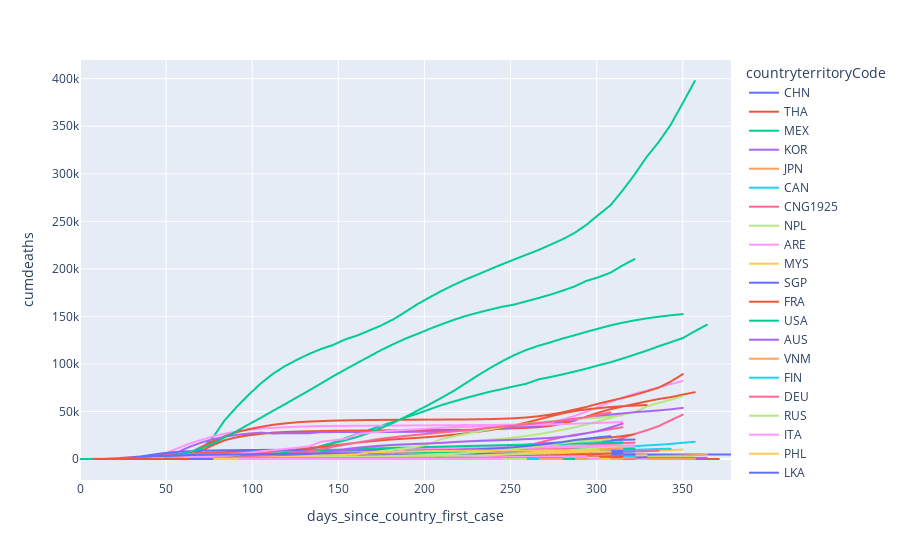

The notebook cell this image was saved under:
### Code cell
px.line(casedata,x='days_since_country_first_case',y='cumdeaths',line_group='countryterritoryCode',color = 'countryterritoryCode')
